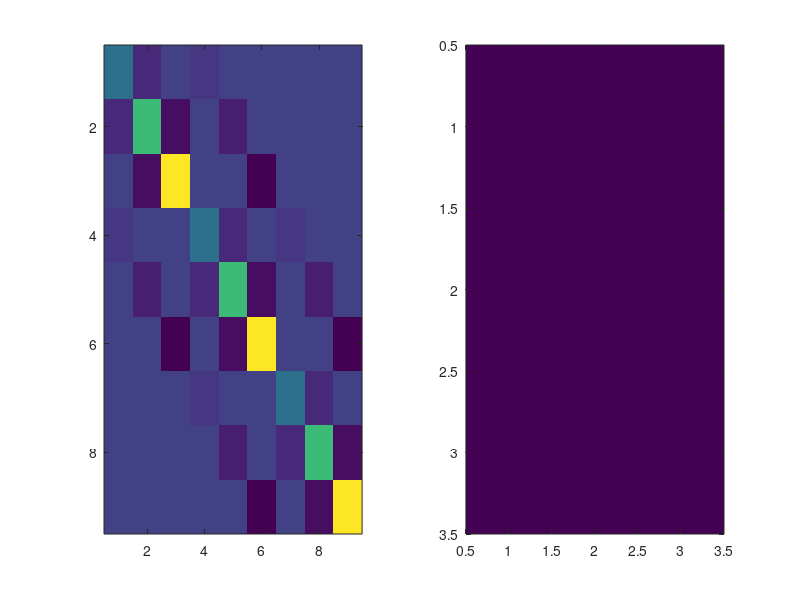

MATLAB code for this plot:
%% MAIN FUNCTION


function main()
global Sp Sb L H Nx Ny  % Commonly used variables global
global BC_types BC_values

% User parameters
plot_on = 1;            %Switch for plotting
terminal_on = 1;        %Switch for term-output

max_iterations = 1000;  %Number of iterations, int

L = 1.0;                %Length, float
H = 0.5;                %Height, float
Nx = 3;                 %Gridsize x, int
Ny = 3;                 %Gridsize y, int

Sp = -2;                % Source term: Tp(a_p-Sp/Tp)
Sb = 0;                 % Source term 

BC_types = ['d','d','d','d']; % N,E,S,W: 'd' Derichlet, 'n' Neumann
BC_values= [1,0,0,0];

% Define system

% Make initial guess
Temperature_vector = ones(Nx*Ny,1);  
% Initialize grid
[gridx,gridy]=generate_grid(L,H,Nx,Ny);
% Build load vector
load_vector=zeros(Nx*Ny,1);
load_vector(round(Nx/2+Nx),1)=100;
% Build mass matrix
Mass_matrix = zeros(Nx*Ny);
Mass_matrix = Assemble_matrix(Mass_matrix,Temperature_vector,gridx,gridy);
disp(Mass_matrix)

Test_stability(Mass_matrix)
% Solve system
for step = 1:max_iterations;
    Temperature_vector=Gauss_Siedel_Step(Mass_matrix,load_vector,Temperature_vector);
    Mass_matrix=Assemble_matrix(Mass_matrix,Temperature_vector,gridx,gridy);
end

% Visualize system

if plot_on == 1
    subplot(1,2,1)
    imagesc(Mass_matrix);
    subplot(1,2,2)
    plot_field_1d(Temperature_vector,Nx,Ny)
end
if terminal_on == 1
    disp(Mass_matrix)
    disp([Temperature_vector, Mass_matrix\load_vector])
    disp('Error: ')
    disp(sum(abs(Mass_matrix\load_vector))-sum(abs(Temperature_vector)))
end
warning('b is off, k is constant')

end


%% Grid functions
function [gridx,gridy] = generate_grid(L,H,Nx,Ny)
%[gridx,gridy] = generate_grid(L,H)
    % GENERATE A GRID
    % TODO:
    % This is probably VERY buggy!
    % ?Make nonlinear grid
    
    cell_lengthx = L/Nx;
    cell_lengthy = H/Ny;
    
    
    %Center positions
    centerx=linspace(cell_lengthx/2,L-cell_lengthx/2,Nx)';
    centery=linspace(cell_lengthy/2,H-cell_lengthy/2,Ny)';
    % Cell sizes
    lengthx=ones(Nx,1)*cell_lengthx;
    lengthy=ones(Ny,1)*cell_lengthy;
    % Final grids
    gridx=[centerx,lengthx];
    gridy=[centery,lengthy];
end

function [x,y]= position(cell_x,cell_y,compass,gridx,gridy)
% [x,y]=POSITION(cell,compass,gridx,gridy)
    % Function to get position of point
    % Working
    %
    % x         float               Position x in grid 
    % y         float               Position y
    %
    % cell      integer             Cell index
    % compass   P,N,E,S,W,n,e,s,w   Point in cell
    % gridx     [Nx*2]              [cell1_center_x, cell1_length_x; cell2_center_x ...]
    % gridy     -||-                [cell1_center_y, cell1_length_y; cell2_center_y ...]
    
    assert(ischar(compass),'compass is not a string')
    
    x = gridx(cell_x,1);
    y = gridy(cell_y,1);    
    if strcmp(compass, 'P')
        
    elseif strcmp(compass, 'n')
        y = y+gridy(cell_y,2)/2;
    elseif strcmp(compass, 'e')
        x = x+gridx(cell_x,2)/2;
    elseif strcmp(compass, 's')
        y = y-gridy(cell_y,2)/2;
    elseif strcmp(compass, 'w')
        x = x-gridx(cell_x,2)/2;
    elseif strcmp(compass, 'N')
        y = y+gridy(cell_y,2);
    elseif strcmp(compass, 'E')
        x = x+gridx(cell_x,2);
    elseif strcmp(compass, 'S')
        y = y-gridy(cell_y,2);
    elseif strcmp(compass, 'W')
        x = x-gridx(cell_x,2);
    else 
        x = NaN;
        y = NaN;
        error('Non valid compass direction')
    end
end

function [length]=delta(cell_x,cell_y,compass1,compass2,gridx,gridy)
    [x1,y1] = position(cell_x,cell_y,compass1,gridx,gridy);
    [x2,y2] = position(cell_x,cell_y,compass2,gridx,gridy);
    dx=x1-x2;
    dy=y1-y2;
    length=sqrt(dx.^2+dy.^2);
end

%% Assembly functions

function [M]=Assemble_matrix(M,T,gridx,gridy)
    global Nx Ny L
for i = 1:Nx*Ny
    
    [xindex,yindex]=index_2d(i,Nx,Ny);
    [ap,an,ae,as,aw]=coeff_a(i,gridx,gridy);
    dx=gridx(xindex,2);
    dy=gridy(yindex,2);
    % Setting mass matrix
    M(i,i)=ap-dx*dy*bp(T(i));
    if i <= Nx*(Ny-1) %Not North edge
        M(i,i+Nx)=an;
    end
    
    if mod(i,Nx)~= 0 %Not East edge
        M(i,i+1)=ae;
    end
    
    if mod(i,Nx)~= 1 %Not West edge
        M(i,i-1)=aw;
    end
    
    if i > Nx %Not South edge
        M(i,i-Nx)=as;
    end
end
end

function [i]=index_1d(x,y,Nx,~)
% [i]=index_1d(x,y,Nx,~)
    % Get the 1D-index from the x- and y-index
%     assert(isinteger(x))
%     assert(isinteger(y))
%     assert(isinteger(Nx))
    i=(y-1)*Nx+x;
end

function [x,y]=index_2d(i,Nx,~)
% [x,y]=index_2d(i,Nx,~)
    % Get the 2D-index from the i-index.
%     assert(isinteger(i))
%     assert(isinteger(Nx))
%     
    x=mod(i,Nx);
    if x==0
        x=Nx;
    end
    y=(i-x)/Nx+1;
end

function [ap,an,ae,as,aw]=coeff_a(i,gridx,gridy)
    [a,b]=index_2d(i,length(gridx(:,1))); % [x index, y index]
    
    an=-k(position(a,b,'n',gridx,gridy)); %-kn    
    ae=-k(position(a,b,'e',gridx,gridy)); %-ke  
    as=-k(position(a,b,'s',gridx,gridy)); %-ks      
    aw=-k(position(a,b,'w',gridx,gridy)); %-kw

    an=an*gridy(b,2)/delta(a,b,'W','P',gridx,gridy); % -kn*dx/?y
    ae=ae*gridy(b,2)/delta(a,b,'W','P',gridx,gridy); % -ke*dy/?x
    as=as*gridy(b,2)/delta(a,b,'W','P',gridx,gridy); % -ks*dx/?y
    aw=aw*gridy(b,2)/delta(a,b,'W','P',gridx,gridy); % -kw*dy/?x    
    
    ap=-(aw+an+ae+as);
end


%% Gauss-Siedel solver

function [T]=Gauss_Siedel_Step(A,b,T)
    assert(length(b)==length(T))
    N=length(b);
    for i = 1:N
        sigma=0;
        for j= 1:N
            if j~=i
                sigma = sigma + A(i,j).*T(j);
            end
        end
        T(i)=1./A(i,i).*(b(i)-sigma);
    end
end

function Test_stability(M)
    %Test if positive definite
    V=eig(M);
    positive_definite=1;
    for i = 1:length(V)
        if V(i)<0
            positive_definite=0;
        end
    end
    %Test if diagonally dominant
    [r,~]=size(M);
    diagonally_dominant=1;
    for i= 1:r
        Msum=sum(abs(M(i,:)));
        if abs(M(i,i))<=Msum-abs(M(i,i))
            diagonally_dominant=0;
        end
    end
    if positive_definite==0 && diagonally_dominant==0
       warning('Matrix is neither positive definite nor diagonally dominant') 
    end
end
%% Plotting functions

function [map]=field_2_2d(field,Nx,Ny)
    assert(length(field)==Nx*Ny);
    map=zeros(Nx,Ny);
    for i = 1:length(field)
       [x,y]=index_2d(i,Nx);
       map(x,y)=field(i);
    end
end

function plot_field_1d(field,Nx,Ny)
    map = field_2_2d(field,Nx,Ny);
    image(map)
end

function [out]=bp(T)
    global Sp
    %out = Sp/T; % Source term functional
    out = 0;
end

function [out]=k(r)
    global L
	out = 5*(1+r(1)/L*100); %Thermal conductivity, function handle
    %out = L;
end